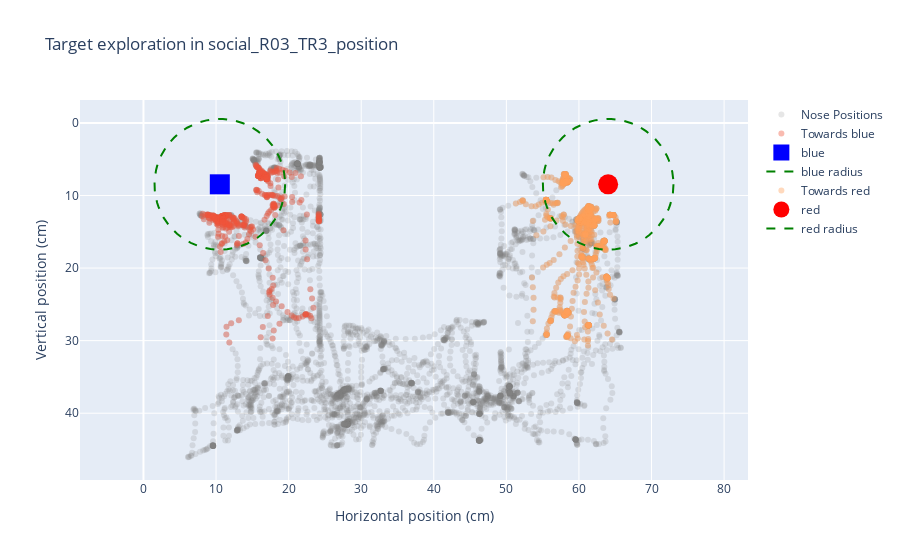

This figure's notebook cell:
### Markdown cell above
---
#### 2. We can open an example file and see what is inside

### Code cell
example_path = rst.choose_example_csv(params, look_for = 'TR3')

# Plot mouse exploration around multiple targets
rst.plot_position(params, example_path)
